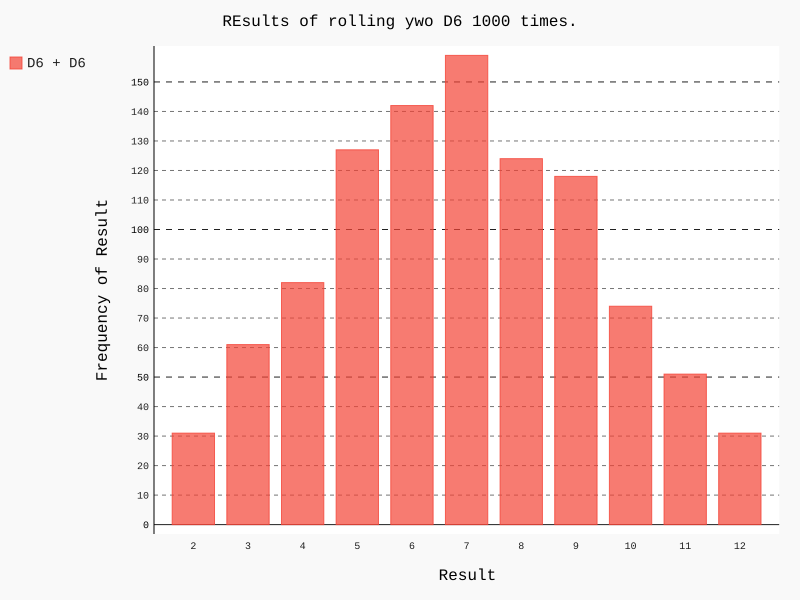

Recreate this plot in Python.
import pygal
from die import Die

#Create two D6 Dice
die_1 = Die()
die_2 = Die()

#Make some rolls amd store reults in a list

results = []

for roll_num in range(1000):
	result = die_1.roll() + die_2.roll()
	results.append(result)
	
#Analyze the results.
frequencies = []
max_result = die_1.num_sides + die_2.num_sides

for value in range(2, max_result+1):
	frequency = results.count(value)
	frequencies.append(frequency)	
	
#~ print(frequencies)

#Visualize the results.
hist = pygal.Bar()	
hist.title = "REsults of rolling ywo D6 1000 times."
hist.x_labels = ['2','3','4','5','6','7','8','9','10','11','12']
hist.x_title = "Result"
hist.y_title = "Frequency of Result"

hist.add('D6 + D6', frequencies)
hist.render_to_file('dice_visual.svg')
